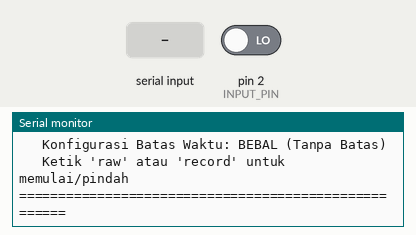
This sketch was run on a simulated Arduino Uno, built for the host (arithmetic inside an expression is 32-bit, double 64-bit). Parts: the last lines printed to the serial monitor. The inputs (shaded band) are chosen by the test bench; at power-on: pin 2 (INPUT_PIN) LOW.

Above: at 1.2 s.
1.3 s: "raw" received over Serial
At 2.9 s:
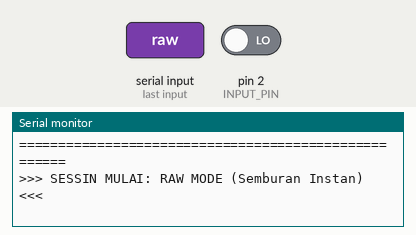
3.8 s: "record" received over Serial
At 6.0 s:
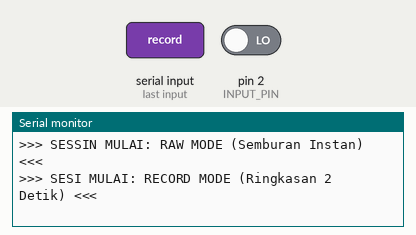

Measured:
- after the input at 1.3 s, the serial monitor: prints a new line after 1.0 s (image 1)
- after the input at 3.8 s, the serial monitor: prints a new line after 1.0 s (image 2)

The sketch:

sketch_sep15a_ArduinoMega_Checker.ino
```cpp
#define INPUT_PIN 2 // Pin 2 Mega (Kabel dari Pin 11 Uno)

// ====================================================================
// CONFIGURATION: SET DURASI PEREKAMAN DI SINI
// ====================================================================
const uint32_t recordDurationSec = 0; // 0 = Bebal tanpa waktu | >0 = Batas waktu rekam (detik)
// ====================================================================

// Variabel Interupsi Volatile (Direct Register Capture)
volatile uint32_t rawHigh = 0;
volatile uint32_t rawPeriod = 0;
volatile bool pulseReady = false;
volatile uint32_t lastRise = 0;
volatile uint32_t fallTime = 0;

void signalChangeISR() {
  uint32_t now = micros();
  if (PINE & 0x10) { // Cek Register PE4 (Pin 2 Mega) secara instan
    if (lastRise > 0) {
      rawPeriod = now - lastRise;
      if (fallTime >= lastRise) {
        rawHigh = fallTime - lastRise;
      }
      pulseReady = true;
    }
    lastRise = now;
  } else {
    fallTime = now;
  }
}

// Variabel Logika Sistem
enum SystemState { MODE_RAW, MODE_RECORD, MODE_DONE };
SystemState currentState = MODE_RAW;

uint32_t stateStartMillis = 0;
uint32_t lastOutputMillis = 0;

// Variabel Akumulator Statistik Global
uint32_t totalPulsesInSession = 0;
float hzSessionSum = 0.0f;
float dutySessionSum = 0.0f;

// Variabel Interval 2 Detik (Khusus Record Mode)
uint32_t pulseCount2s = 0;
float hzSum2s = 0.0f;
float dutySum2s = 0.0f;

void resetStats() {
  pulseCount2s = 0;
  hzSum2s = 0.0f;
  dutySum2s = 0.0f;

  totalPulsesInSession = 0;
  hzSessionSum = 0.0f;
  dutySessionSum = 0.0f;

  stateStartMillis = millis();
  lastOutputMillis = millis();
  pulseReady = false;
}

void setup() {
  pinMode(INPUT_PIN, INPUT);
  Serial.begin(115200);
  attachInterrupt(digitalPinToInterrupt(INPUT_PIN), signalChangeISR, CHANGE);

  Serial.println("=====================================================");
  Serial.println("         Sistem Kontrol Waktu Mega Aktif             ");
  Serial.print("   Konfigurasi Batas Waktu: ");
  if (recordDurationSec == 0) Serial.println("BEBAL (Tanpa Batas)");
  else { Serial.print(recordDurationSec); Serial.println(" Detik"); }
  Serial.println("   Ketik 'raw' atau 'record' untuk memulai/pindah    ");
  Serial.println("=====================================================");
}

void loop() {
  // 1. BACA PERINTAH PERALIHAN MODE VIA SERIAL MONITOR
  if (Serial.available() > 0) {
    String cmd = Serial.readString();
    cmd.trim();

    if (cmd.equalsIgnoreCase("raw")) {
      currentState = MODE_RAW;
      resetStats();
      Serial.println("\n>>> SESSIN MULAI: RAW MODE (Semburan Instan) <<<");
    }
    else if (cmd.equalsIgnoreCase("record")) {
      currentState = MODE_RECORD;
      resetStats();
      Serial.println("\n>>> SESI MULAI: RECORD MODE (Ringkasan 2 Detik) <<<");
    }
  }

  // Jika sesi rekam sudah selesai (Limit Tercapai), abaikan pemrosesan pulsa
  if (currentState == MODE_DONE) return;

  uint32_t currentMillis = millis();
  uint32_t elapsedMillis = currentMillis - stateStartMillis;

  // 2. CEK TIMEOUT / PEMBATASAN RANGE WAKTU
  if (recordDurationSec > 0 && elapsedMillis >= (recordDurationSec * 1000)) {
    // Tampilkan data akumulasi terakhir jika berada di mode record sebelum ditutup
    if (currentState == MODE_RECORD && pulseCount2s > 0) {
      Serial.print("[MEGA RECORD 2s] Total Pulsa: "); Serial.print(pulseCount2s);
      Serial.print(" | Hz Rata-rata: "); Serial.print(hzSum2s / pulseCount2s, 3);
      Serial.print(" Hz | Duty Rata-rata: "); Serial.print(dutySum2s / pulseCount2s, 2); Serial.println("%");
    }

    // CETAK RINGKASAN AKHIR SESI (FINAL REPORT BENCHMARK)
    Serial.println("\n=================== HASIL AKHIR REKAMAN ===================");
    Serial.print("Status Sesi      : SELESAI (Waktu Terpenuhi)\n");
    Serial.print("Durasi Perekaman : "); Serial.print((float)elapsedMillis / 1000.0f, 2); Serial.println(" detik");
    Serial.print("Total Pulsa Raw  : "); Serial.println(totalPulsesInSession);
    if (totalPulsesInSession > 0) {
      Serial.print("Prediksi Hz Riil : "); Serial.print(hzSessionSum / totalPulsesInSession, 3); Serial.println(" Hz");
      Serial.print("Rata-rata Duty   : "); Serial.print(dutySessionSum / totalPulsesInSession, 2); Serial.println("%");
    } else {
      Serial.println("Hasil            : Tidak ada pulsa sinyal terdeteksi selama rentang waktu.");
    }
    Serial.println("===========================================================");
    Serial.println("Sistem masuk ke mode IDLE. Ketik 'raw' atau 'record' untuk mengulang.");

    currentState = MODE_DONE;
    return;
  }

  // 3. LOGIKA PROSES DATA PULSA JALUR MURNI RAW
  if (pulseReady) {
    noInterrupts();
    uint32_t highDur = rawHigh;
    uint32_t period = rawPeriod;
    pulseReady = false;
    interrupts();

    if (period > 0 && highDur > 0 && highDur <= period) {
      float actualHz = 1000000.0f / (float)period;
      float actualDuty = ((float)highDur * 100.0f) / (float)period;

      // Akumulasi data global untuk laporan akhir sesi
      totalPulsesInSession++;
      hzSessionSum += actualHz;
      dutySessionSum += actualDuty;

      if (currentState == MODE_RAW) {
        // Output secepat kilat (Tanpa jeda komputasi)
        Serial.print("[MEGA RAW] ON: "); Serial.print(highDur);
        Serial.print(" us | Periode: "); Serial.print(period);
        Serial.print(" us | Hz: "); Serial.print(actualHz, 3);
        Serial.print(" | Duty: "); Serial.print(actualDuty, 2); Serial.println("%");
      }
      else if (currentState == MODE_RECORD) {
        // Simpan data ke akumulator interval 2 detik
        hzSum2s += actualHz;
        dutySum2s += actualDuty;
        pulseCount2s++;
      }
    }
  }

  // 4. OUTPUT KHUSUS RECORD MODE (INTERVAL PER 2 DETIK)
  if (currentState == MODE_RECORD) {
    if (currentMillis - lastOutputMillis >= 2000) {
      Serial.print("[MEGA RECORD 2s] ");
      if (pulseCount2s > 0) {
        Serial.print("Total Pulsa: "); Serial.print(pulseCount2s);
        Serial.print(" | Hz Rata-rata: "); Serial.print(hzSum2s / pulseCount2s, 3);
        Serial.print(" Hz | Duty Rata-rata: "); Serial.print(dutySum2s / pulseCount2s, 2); Serial.println("%");
      } else {
        Serial.print("Sinyal statis/macet! Status Pin saat ini: ");
        Serial.println((PINE & 0x10) ? "HIGH" : "LOW");
      }

      // Reset akumulator parsial 2 detik
      pulseCount2s = 0;
      hzSum2s = 0.0f;
      dutySum2s = 0.0f;
      lastOutputMillis = currentMillis;
    }
  }
}
```
